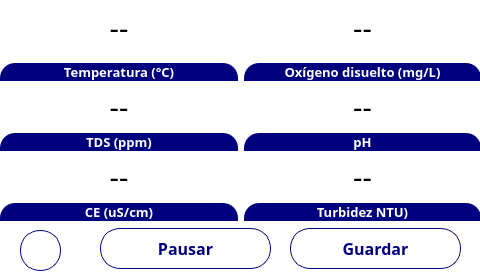
<?xml version="1.0" encoding="UTF-8"?>
<ui version="4.0">
 <class>MainWindow</class>
 <widget class="QMainWindow" name="MainWindow">
  <property name="geometry">
   <rect>
    <x>0</x>
    <y>0</y>
    <width>480</width>
    <height>272</height>
   </rect>
  </property>
  <property name="windowTitle">
   <string>MainWindow</string>
  </property>
  <property name="styleSheet">
   <string notr="true">QLabel {
	font-family: Poppins;
}

QWidget {
	background-color: white;
}

QPushButton {
	border: 1px solid #00007f;
	background-color: white;
	color: #00007f;
	font-size: 12pt;
	font-family: Poppins;
	font-weight: 500;
}

QLabel {
	text-align: center;
}</string>
  </property>
  <widget class="QWidget" name="centralwidget">
   <property name="styleSheet">
    <string notr="true"/>
   </property>
   <widget class="QWidget" name="gridLayoutWidget">
    <property name="geometry">
     <rect>
      <x>0</x>
      <y>0</y>
      <width>481</width>
      <height>221</height>
     </rect>
    </property>
    <layout class="QGridLayout" name="gridLayout" rowstretch="1,0,0,0,0,0" columnstretch="0,0">
     <item row="0" column="1">
      <widget class="QLabel" name="odLbl">
       <property name="styleSheet">
        <string notr="true">text-align: center;
font-size: 22pt;</string>
       </property>
       <property name="text">
        <string>&lt;html&gt;&lt;head/&gt;&lt;body&gt;&lt;p align=&quot;center&quot;&gt;&lt;span style=&quot; font-size:22pt;&quot;&gt;--&lt;/span&gt;&lt;/p&gt;&lt;/body&gt;&lt;/html&gt;</string>
       </property>
      </widget>
     </item>
     <item row="5" column="1">
      <widget class="QLabel" name="label_11">
       <property name="styleSheet">
        <string notr="true">background-color: #00007f;
color: white;
font-weight: bold;
border-top-left-radius: 15px;
border-top-right-radius: 15px;</string>
       </property>
       <property name="text">
        <string>&lt;html&gt;&lt;head/&gt;&lt;body&gt;&lt;p align=&quot;center&quot;&gt;&lt;span style=&quot; font-size:10pt;&quot;&gt;Turbidez NTU)&lt;/span&gt;&lt;/p&gt;&lt;/body&gt;&lt;/html&gt;</string>
       </property>
      </widget>
     </item>
     <item row="3" column="1">
      <widget class="QLabel" name="label_8">
       <property name="styleSheet">
        <string notr="true">background-color: #00007f;
color: white;
font-weight: bold;
border-top-left-radius: 15px;
border-top-right-radius: 15px;</string>
       </property>
       <property name="text">
        <string>&lt;html&gt;&lt;head/&gt;&lt;body&gt;&lt;p align=&quot;center&quot;&gt;&lt;span style=&quot; font-size:10pt;&quot;&gt;pH&lt;/span&gt;&lt;/p&gt;&lt;/body&gt;&lt;/html&gt;</string>
       </property>
      </widget>
     </item>
     <item row="5" column="0">
      <widget class="QLabel" name="label_10">
       <property name="styleSheet">
        <string notr="true">background-color: #00007f;
color: white;
font-weight: bold;
border-top-left-radius: 15px;
border-top-right-radius: 15px;</string>
       </property>
       <property name="text">
        <string>&lt;html&gt;&lt;head/&gt;&lt;body&gt;&lt;p align=&quot;center&quot;&gt;&lt;span style=&quot; font-size:10pt;&quot;&gt;CE (uS/cm)&lt;/span&gt;&lt;/p&gt;&lt;/body&gt;&lt;/html&gt;</string>
       </property>
      </widget>
     </item>
     <item row="1" column="0">
      <widget class="QLabel" name="label_4">
       <property name="styleSheet">
        <string notr="true">background-color: #00007f;
color: white;
font-weight: bold;
border-top-left-radius: 15px;
border-top-right-radius: 15px;</string>
       </property>
       <property name="text">
        <string>&lt;html&gt;&lt;head/&gt;&lt;body&gt;&lt;p align=&quot;center&quot;&gt;&lt;span style=&quot; font-size:10pt;&quot;&gt;Temperatura (°C)&lt;/span&gt;&lt;/p&gt;&lt;/body&gt;&lt;/html&gt;</string>
       </property>
      </widget>
     </item>
     <item row="3" column="0">
      <widget class="QLabel" name="label_2">
       <property name="styleSheet">
        <string notr="true">background-color: #00007f;
color: white;
font-weight: bold;
border-top-left-radius: 15px;
border-top-right-radius: 15px;</string>
       </property>
       <property name="text">
        <string>&lt;html&gt;&lt;head/&gt;&lt;body&gt;&lt;p align=&quot;center&quot;&gt;&lt;span style=&quot; font-size:10pt;&quot;&gt;TDS (ppm)&lt;/span&gt;&lt;/p&gt;&lt;/body&gt;&lt;/html&gt;</string>
       </property>
      </widget>
     </item>
     <item row="4" column="0">
      <widget class="QLabel" name="ecLbl">
       <property name="styleSheet">
        <string notr="true">text-align: center;
font-size: 22pt;</string>
       </property>
       <property name="text">
        <string>&lt;html&gt;&lt;head/&gt;&lt;body&gt;&lt;p align=&quot;center&quot;&gt;--&lt;/p&gt;&lt;/body&gt;&lt;/html&gt;</string>
       </property>
      </widget>
     </item>
     <item row="0" column="0">
      <widget class="QLabel" name="tempLbl">
       <property name="styleSheet">
        <string notr="true">text-align: center;
font-size: 22pt;</string>
       </property>
       <property name="text">
        <string>&lt;html&gt;&lt;head/&gt;&lt;body&gt;&lt;p align=&quot;center&quot;&gt;--&lt;/p&gt;&lt;/body&gt;&lt;/html&gt;</string>
       </property>
      </widget>
     </item>
     <item row="2" column="1">
      <widget class="QLabel" name="phLbl">
       <property name="styleSheet">
        <string notr="true">text-align: center;
font-size: 22pt
;</string>
       </property>
       <property name="text">
        <string>&lt;html&gt;&lt;head/&gt;&lt;body&gt;&lt;p align=&quot;center&quot;&gt;--&lt;/p&gt;&lt;/body&gt;&lt;/html&gt;</string>
       </property>
      </widget>
     </item>
     <item row="1" column="1">
      <widget class="QLabel" name="label_6">
       <property name="styleSheet">
        <string notr="true">background-color: #00007f;
color: white;
font-weight: bold;
border-top-left-radius: 15px;
border-top-right-radius: 15px;</string>
       </property>
       <property name="text">
        <string>&lt;html&gt;&lt;head/&gt;&lt;body&gt;&lt;p align=&quot;center&quot;&gt;&lt;span style=&quot; font-size:10pt;&quot;&gt;Oxígeno disuelto (mg/L)&lt;/span&gt;&lt;/p&gt;&lt;/body&gt;&lt;/html&gt;</string>
       </property>
      </widget>
     </item>
     <item row="2" column="0">
      <widget class="QLabel" name="tdsLbl">
       <property name="styleSheet">
        <string notr="true">text-align: center;
font-size: 22pt;</string>
       </property>
       <property name="text">
        <string>&lt;html&gt;&lt;head/&gt;&lt;body&gt;&lt;p align=&quot;center&quot;&gt;--&lt;/p&gt;&lt;/body&gt;&lt;/html&gt;</string>
       </property>
      </widget>
     </item>
     <item row="4" column="1">
      <widget class="QLabel" name="turbLbl">
       <property name="styleSheet">
        <string notr="true">text-align: center;
font-size: 22pt;</string>
       </property>
       <property name="text">
        <string>&lt;html&gt;&lt;head/&gt;&lt;body&gt;&lt;p align=&quot;center&quot;&gt;--&lt;/p&gt;&lt;/body&gt;&lt;/html&gt;</string>
       </property>
      </widget>
     </item>
    </layout>
   </widget>
   <widget class="QPushButton" name="pauseBtn">
    <property name="geometry">
     <rect>
      <x>100</x>
      <y>228</y>
      <width>171</width>
      <height>41</height>
     </rect>
    </property>
    <property name="styleSheet">
     <string notr="true">border-radius: 20px;</string>
    </property>
    <property name="text">
     <string>Pausar</string>
    </property>
   </widget>
   <widget class="QPushButton" name="saveBtn">
    <property name="geometry">
     <rect>
      <x>290</x>
      <y>228</y>
      <width>171</width>
      <height>41</height>
     </rect>
    </property>
    <property name="styleSheet">
     <string notr="true">border-radius: 20px;</string>
    </property>
    <property name="text">
     <string>Guardar</string>
    </property>
   </widget>
   <widget class="QPushButton" name="backBtn">
    <property name="geometry">
     <rect>
      <x>20</x>
      <y>230</y>
      <width>41</width>
      <height>41</height>
     </rect>
    </property>
    <property name="styleSheet">
     <string notr="true">	height: 40px;
	border-radius: 20px;
	border: 1px solid #00007f;
	background-color: white;
	color: #00007f;
	font-weight: 500;
	font-size: 16px;</string>
    </property>
    <property name="text">
     <string/>
    </property>
   </widget>
  </widget>
 </widget>
 <resources/>
 <connections/>
</ui>
